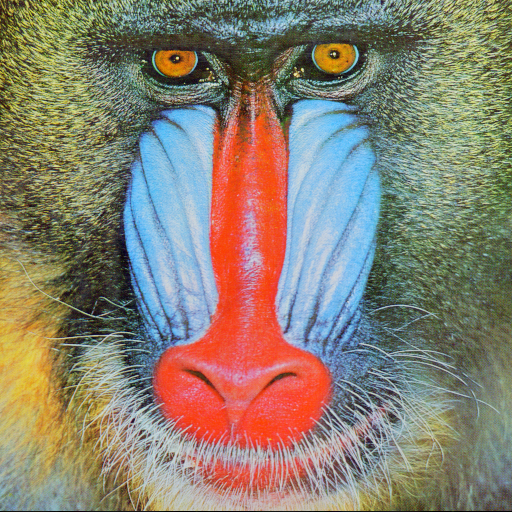
#> input picture samples/mandril.tiff, 512 x 512 px
$ python task01_introduction.py
#> lines starting #> are read from the running program, lines starting #| are printed output that depends on the picture
import time
import numpy as np
import cv2
from matplotlib import pyplot as plt


# 1) Load the `mandril` image with OpenCV (see `cv2.imread(...)`)
img_path = "../samples/mandril.tiff"
img = cv2.imread(img_path)
#> img is the input picture: shape (512, 512, 3); mean B, G, R 113.1, 128.9, 137.4

# 2) Find dtype, size (in pixels), and number of channels of the image
print(
    f"Data type: {img.dtype}\nImage Shape: {img.shape[:-1]}\nChannels: {img.shape[-1]}"
)
#| Data type: uint8
#| Image Shape: (512, 512)
#| Channels: 3

# 3) Transform from BGR to RGB and Grayscale (see `cv2.cvtColor(...)`, `cv2.COLOR_BGR2RGB`, `cv2.COLOR_BGR2GRAY`)
img_rgb = cv2.cvtColor(img, cv2.COLOR_BGR2RGB)
img_gray = cv2.cvtColor(img, cv2.COLOR_BGR2GRAY)
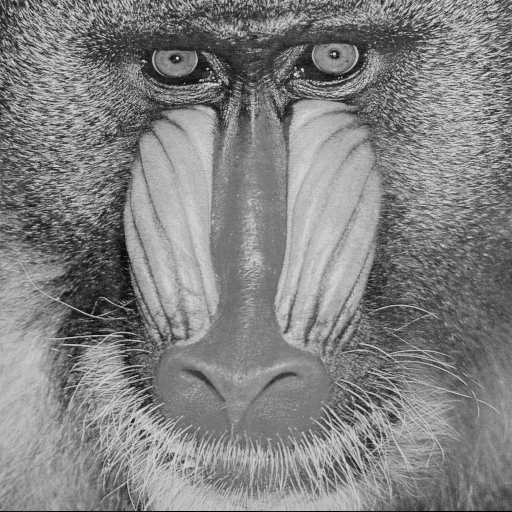
#> img_gray: shape (512, 512); min 0, max 231, mean 129.6

# 4) Visualize with OpenCV (see `cv2.imshow(...)`)
cv2.imshow("Original Image", img)
cv2.imshow("RGB Image", img_rgb)
cv2.imshow("Grayscale Image", img_gray)
cv2.waitKey(0)
cv2.destroyAllWindows()

# 5) Visualize with Matplotlib (see `plt.imshow(...)`)
plt.figure()
plt.subplot(131)
plt.imshow(img[...,::-1])
plt.title("Original")
plt.subplot(132)
plt.imshow(img_rgb[...,::-1])
plt.title("RGB")
plt.subplot(133)
plt.imshow(img_gray[...,::-1])
plt.title("Grayscale")
plt.show()
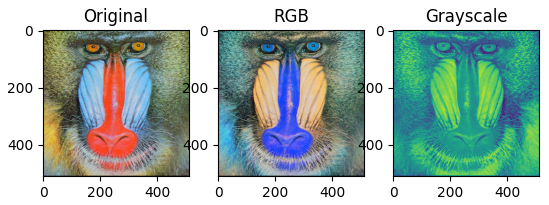
#> figure drawn by matplotlib, 3 panels; B, G, R data is drawn as R, G, B

# 6) Load video from file, and display it using OpenCV (see `cv2.VideoCapture(...)`)
vid_path =  "../samples/portitxol.mp4"
vid = cv2.VideoCapture(vid_path)
while True:
    _, frame = vid.read()
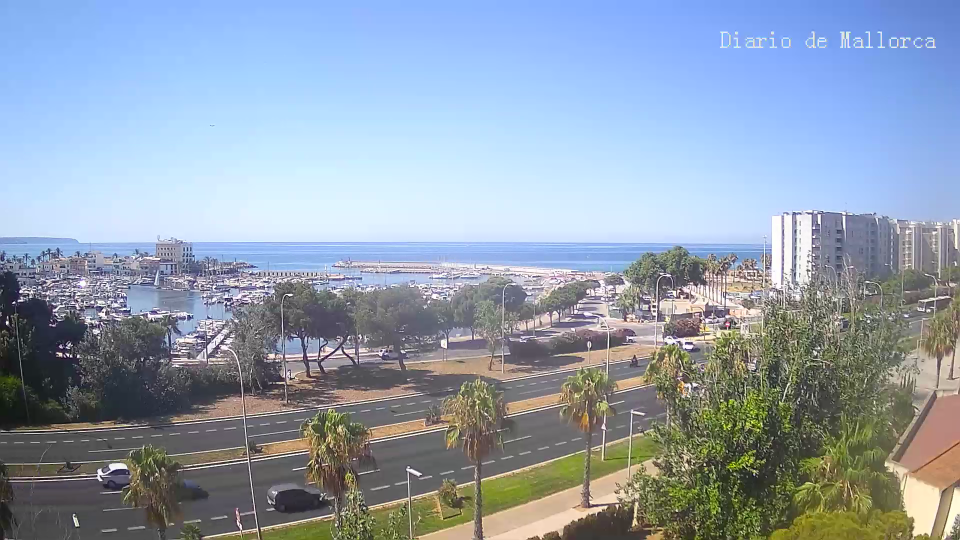
#> input picture frame 15 of samples/portitxol.mp4, 1920 x 1080 px (shown at 1/2 size)
#> frame is the input picture: shape (1080, 1920, 3); mean B, G, R 175.1, 158.7, 144.8
    cv2.imshow(vid_path.split("/")[-1].split(".")[0], frame)
    if cv2.waitKey(1) == ord('q'):
#> (key q is pressed here)
        break
vid.release()
cv2.destroyAllWindows()

# 7) If available, load video from webcam, and display it using OpenCV (use `cv2.VideoCapture(0)`)
vid = cv2.VideoCapture(0)
while True:
    _, frame = vid.read()
    cv2.imshow("Webcam", frame)
    if cv2.waitKey(1) == ord('q'):
#> (key q is pressed here)
        break
vid.release()
cv2.destroyAllWindows()
